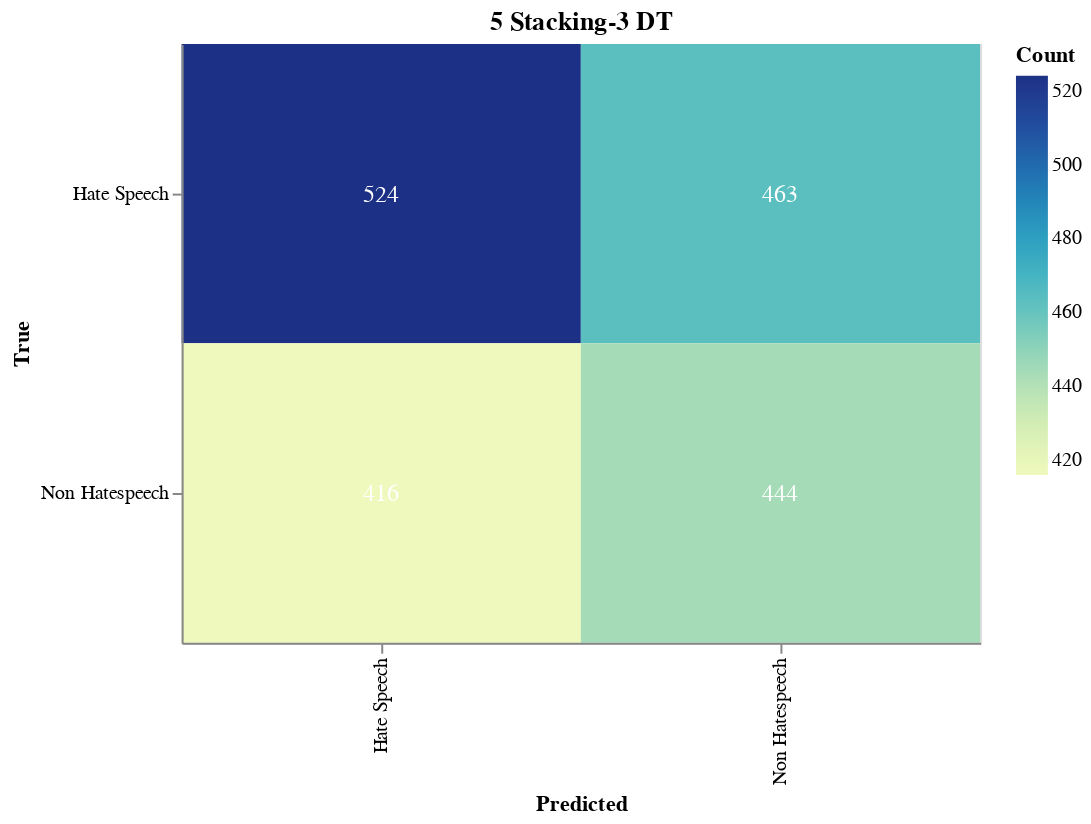

Notebook cell for this chart:
### Markdown cell above
#### Save Confusion Matrix

### Code cell
import altair as alt
import altair_saver
import pandas as pd
from sklearn.metrics import confusion_matrix

# Calculate the confusion matrix
cm = confusion_matrix(true_labels, adjusted_predictions)

# Define class names
class_names = ['Hate Speech', 'Non Hatespeech']

# Convert confusion matrix to DataFrame
cm_df = pd.DataFrame(cm, index=class_names, columns=class_names).reset_index().melt(id_vars='index')
cm_df.columns = ['True', 'Predicted', 'Count']

# Ensure the order of categories
cm_df['True'] = pd.Categorical(cm_df['True'], categories=class_names, ordered=True)
cm_df['Predicted'] = pd.Categorical(cm_df['Predicted'], categories=class_names, ordered=True)

# Create the Altair plot
heatmap = alt.Chart(cm_df).mark_rect().encode(
    x=alt.X('Predicted:O', sort=class_names),
    y=alt.Y('True:O', sort=class_names),
    color='Count:Q',
    tooltip=['True', 'Predicted', 'Count']
).properties(
    width=400,
    height=300,
    title='5 Stacking-3 DT'
)

# Add text labels
text = heatmap.mark_text(
    align='center',
    baseline='middle',
    fontSize=12
).encode(
    text='Count:Q',
    color=alt.condition(
        alt.datum.Count > cm.max() / 2,
        alt.value('white'),
        alt.value('black')
    )
)

# Combine heatmap and text
final_chart = heatmap + text

# Display the plot
final_chart.show()

### Figure 1 — Vega-Lite specification as saved in the notebook (floating-point values rounded to 4 significant figures)
{"config": {"view": {"continuousWidth": 300, "continuousHeight": 300}}, "layer": [{"mark": {"type": "rect"}, "encoding": {"color": {"field": "Count", "type": "quantitative"}, "tooltip": [{"field": "True", "type": "ordinal"}, {"field": "Predicted", "type": "ordinal"}, {"field": "Count", "type": "quantitative"}], "x": {"field": "Predicted", "sort": ["Hate Speech", "Non Hatespeech"], "type": "ordinal"}, "y": {"field": "True", "sort": ["Hate Speech", "Non Hatespeech"], "type": "ordinal"}}, "title": "5 Stacking-3 DT"}, {"mark": {"type": "text", "align": "center", "baseline": "middle", "fontSize": 12}, "encoding": {"color": {"condition": {"test": "(datum.Count > 262.0)", "value": "white"}, "value": "black"}, "text": {"field": "Count", "type": "quantitative"}, "tooltip": [{"field": "True", "type": "ordinal"}, {"field": "Predicted", "type": "ordinal"}, {"field": "Count", "type": "quantitative"}], "x": {"field": "Predicted", "sort": ["Hate Speech", "Non Hatespeech"], "type": "ordinal"}, "y": {"field": "True", "sort": ["Hate Speech", "Non Hatespeech"], "type": "ordinal"}}, "title": "5 Stacking-3 DT"}], "data": {"name": "data-ee988f6e4b6919edc9bcec234ffc6c1c"}, "height": 300, "width": 400, "$schema": "https://vega.github.io/schema/vega-lite/v5.17.0.json", "datasets": {"data-ee988f6e4b6919edc9bcec234ffc6c1c": [{"True": "Hate Speech", "Predicted": "Hate Speech", "Count": 524}, {"True": "Non Hatespeech", "Predicted": "Hate Speech", "Count": 416}, {"True": "Hate Speech", "Predicted": "Non Hatespeech", "Count": 463}, {"True": "Non Hatespeech", "Predicted": "Non Hatespeech", "Count": 444}]}}
